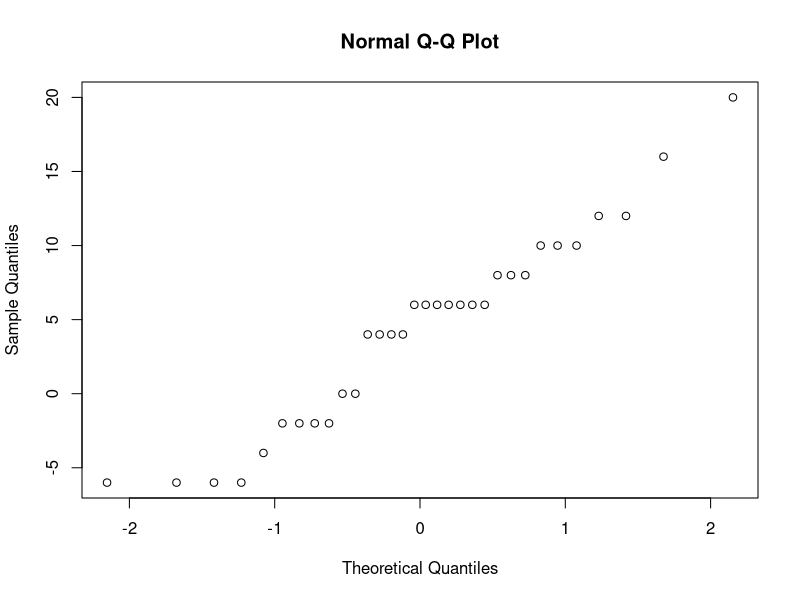
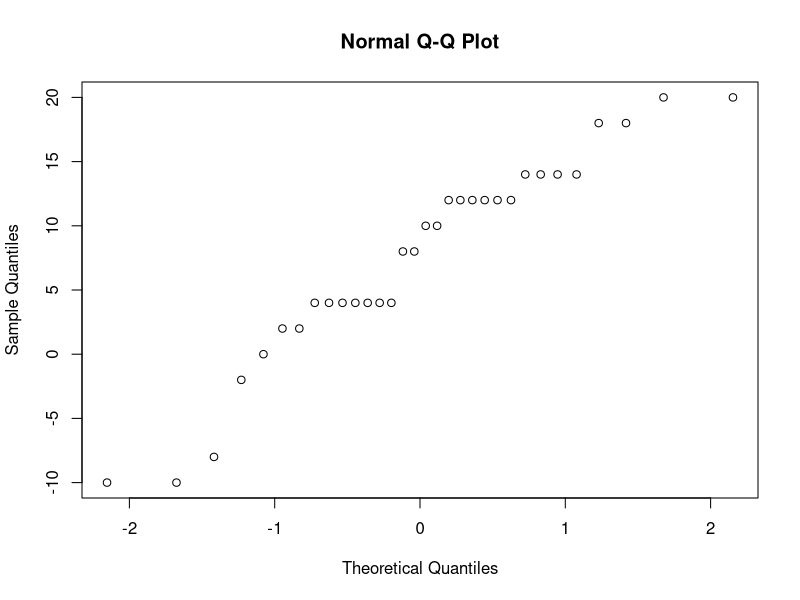
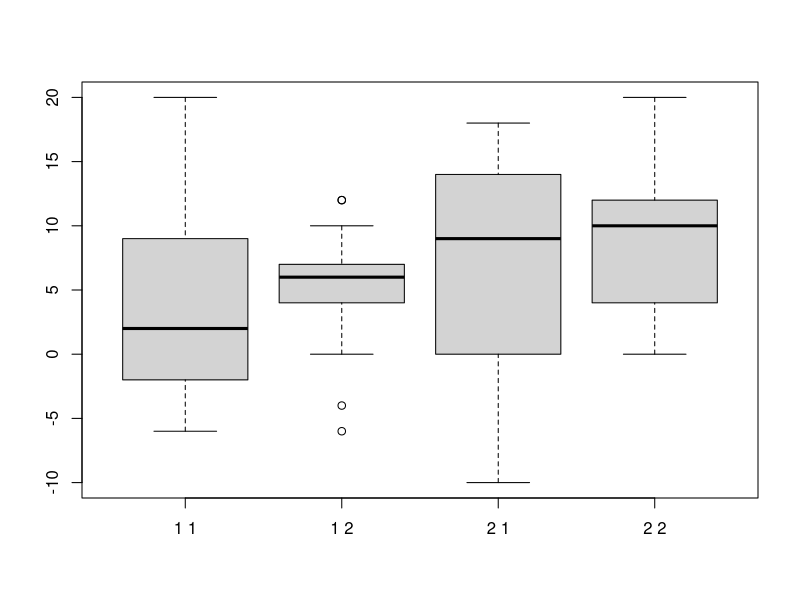
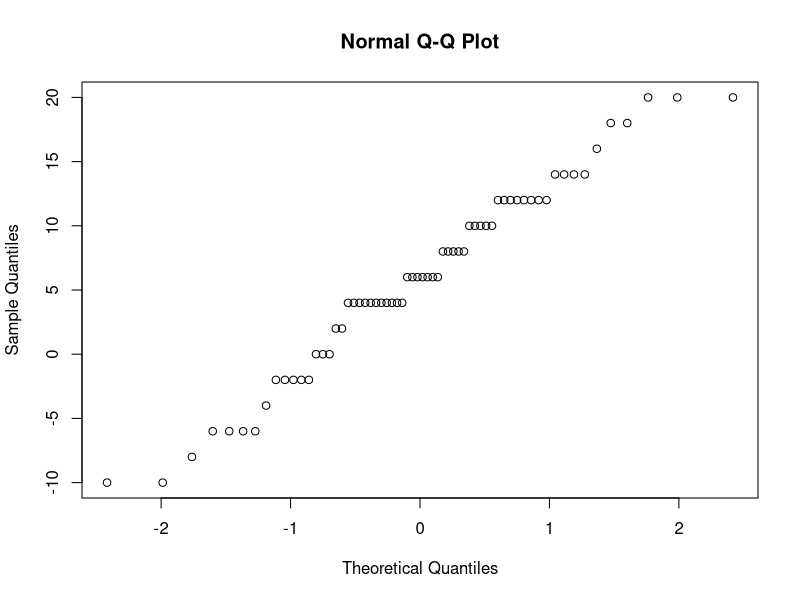

Source code (R) for these figures, in order:
## ---- chunk 1
knitr::opts_chunk$set(echo = TRUE)
## ---- chunk 2
data <- read.csv("Fall_All_Analysis.csv")
summary(data)
compositescore <- ifelse(data$Sentence == "Correct", ifelse(data$Answer == "Correct", 4, ifelse(data$Answer == "Wrong", -2, 2)), ifelse(data$Sentence == "Wrong", ifelse(data$Answer == "Correct", 2, ifelse(data$Answer == "Wrong", -4, -2)), NA))
confcompscore <- ifelse(data$Confidence == "Very", compositescore, ifelse(data$Confidence == "Semi", compositescore/2, compositescore/4))
confscore <- ifelse(data$Confidence == "Very", 2, ifelse(data$Confidence == "Semi", 1, 0)) # no answer is also 0

# compositescore[data$Group==1 & data$Session==1]
# compositescore[data$Group==2 & data$Session==1]
# compositescore[data$Group==1 & data$Session==2]
# compositescore[data$Group==2 & data$Session==2]
# 
# confcompscore[data$Group==1 & data$Session==1]
# confcompscore[data$Group==2 & data$Session==1]
# confcompscore[data$Group==1 & data$Session==2]
# confcompscore[data$Group==2 & data$Session==2]

dgdata <- read.csv("Fall_Demographics_Everything.csv")
summary(dgdata)
## ---- chunk 3
hipaaraw <- read.csv("Session2-HIPAAGroup2-FINAL_Calculations.csv")
agplraw <- read.csv("Session2-AGPLGroup2-FINAL_Calculations.csv")
answers <- data$Answer
treatsess <- data$Group==2 & data$Session==2
matchraw <- match(data$ID[treatsess & data$QType=="HIPAA" & data$QID==1], hipaaraw$QID_ID)
answers[treatsess & data$QType=="HIPAA" & data$QID==1] <- hipaaraw$QID1_AdjustedCheck[matchraw]
answers[treatsess & data$QType=="HIPAA" & data$QID==2] <- hipaaraw$QID2_AdjustedCheck[matchraw]
answers[treatsess & data$QType=="HIPAA" & data$QID==3] <- hipaaraw$QID3_AdjustedCheck[matchraw]
matchraw <- match(data$ID[treatsess & data$QType=="AGPL" & data$QID==1], agplraw$QID_ID)
answers[treatsess & data$QType=="AGPL" & data$QID==1] <- agplraw$QID1_AdjustedCheck[matchraw]
answers[treatsess & data$QType=="AGPL" & data$QID==2] <- agplraw$QID2_AdjustedCheck[matchraw]
compositescore[treatsess] <- ifelse(answers[treatsess] == "Correct", 4, ifelse(answers[treatsess] == "Wrong", -4, ifelse(answers[treatsess] == "NMI", -4, NA)))
confcompscore[treatsess] <- ifelse(data$Confidence[treatsess] == "Very", compositescore[treatsess], ifelse(data$Confidence[treatsess] == "Semi", compositescore[treatsess]/2, compositescore[treatsess]/4))

# compositescore[data$Group==1 & data$Session==1]
# compositescore[data$Group==2 & data$Session==1]
# compositescore[data$Group==1 & data$Session==2]
# compositescore[data$Group==2 & data$Session==2]
# 
# confcompscore[data$Group==1 & data$Session==1]
# confcompscore[data$Group==2 & data$Session==1]
# confcompscore[data$Group==1 & data$Session==2]
# confcompscore[data$Group==2 & data$Session==2]

## ---- chunk 4
session1totalIDCorrect <-sapply(split(compositescore[data$Session == 1], data$ID[data$Session == 1]), sum, na.rm=T)
session2totalIDCorrect <-sapply(split(compositescore[data$Session == 2], data$ID[data$Session == 2]), sum, na.rm=T)
session1totalIDTime <-sapply(split(data$Time[data$Session == 1], data$ID[data$Session == 1]), sum, na.rm=T)
session2totalIDTime <-sapply(split(data$Time[data$Session == 2], data$ID[data$Session == 2]), sum, na.rm=T)
session1totalIDConf <-sapply(split(confscore[data$Session == 1], data$ID[data$Session == 1]), sum, na.rm=T)
session2totalIDConf <-sapply(split(confscore[data$Session == 2], data$ID[data$Session == 2]), sum, na.rm=T)
session1IDGroup <-sapply(split(data$Group[data$Session == 1], data$ID[data$Session == 1]), unique)
session2IDGroup <-sapply(split(data$Group[data$Session == 2], data$ID[data$Session == 2]), unique)
## ---- chunk 5
t.test(session1totalIDCorrect[session1IDGroup == 1], session2totalIDCorrect[session2IDGroup == 1], paired=T)
t.test(session1totalIDCorrect[session1IDGroup == 1], session2totalIDCorrect[session2IDGroup == 1])
wilcox.test(session1totalIDCorrect[session1IDGroup == 1], session2totalIDCorrect[session2IDGroup == 1], paired=T)
wilcox.test(session1totalIDCorrect[session1IDGroup == 1], session2totalIDCorrect[session2IDGroup == 1])

t.test(session1totalIDCorrect[session1IDGroup == 2], session2totalIDCorrect[session2IDGroup == 2], paired=T)
t.test(session1totalIDCorrect[session1IDGroup == 2], session2totalIDCorrect[session2IDGroup == 2])
wilcox.test(session1totalIDCorrect[session1IDGroup == 2], session2totalIDCorrect[session2IDGroup == 2], paired=T)
wilcox.test(session1totalIDCorrect[session1IDGroup == 2], session2totalIDCorrect[session2IDGroup == 2])
## ---- chunk 6
dgndx <- match(names(session1IDGroup), dgdata$ID)
OSSExp <- dgdata$Open_Source_Experience[dgndx]
ProExp <- dgdata$Professional_Software_Experience[dgndx]
ModelExp <- dgdata$Model_Experience[dgndx]
CSBg <- dgdata$CS_Background[dgndx]
LawBg <- dgdata$Law_Background[dgndx]
DStructExp <- dgdata$Data_Structure_Experience[dgndx]
EnglProf <- dgdata$English_Proficiency[dgndx]
## ---- chunk 7
Group <- as.factor(session1IDGroup)
IDdata <- data.frame(Group, session1totalIDCorrect, session2totalIDCorrect, session1totalIDTime, session2totalIDTime, session1totalIDConf, session2totalIDConf, OSSExp, ProExp, ModelExp, CSBg, LawBg, DStructExp, EnglProf)
## ---- chunk 8
qqnorm(session1totalIDCorrect)
shapiro.test(session1totalIDCorrect)
qqnorm(session2totalIDCorrect)
shapiro.test(session2totalIDCorrect)
## ---- chunk 9
S1accuracyLModel <- lm(session1totalIDCorrect ~ Group + session1totalIDTime + session1totalIDConf + OSSExp + ProExp + ModelExp + CSBg + LawBg + DStructExp + EnglProf, data=IDdata)
S2accuracyLModel <- lm(session2totalIDCorrect ~ Group + session2totalIDTime + session2totalIDConf + OSSExp + ProExp + ModelExp + CSBg + LawBg + DStructExp + EnglProf, data=IDdata)
## ---- chunk 10
summary(S1accuracyLModel)
anova(S1accuracyLModel)
drop1(S1accuracyLModel, ~., test="F")
## ---- chunk 11
summary(S2accuracyLModel)
anova(S2accuracyLModel)
drop1(S2accuracyLModel, ~., test="F")
## ---- chunk 12
S1accuracyLModel <- lm(session1totalIDCorrect ~ Group + session1totalIDTime + session1totalIDConf + OSSExp + ProExp + EnglProf, data=IDdata)
S2accuracyLModel <- lm(session2totalIDCorrect ~ Group + session2totalIDTime + session2totalIDConf + OSSExp + ProExp + EnglProf, data=IDdata)
## ---- chunk 13
summary(S1accuracyLModel)
anova(S1accuracyLModel)
drop1(S1accuracyLModel, ~., test="F")
## ---- chunk 14
summary(S2accuracyLModel)
anova(S2accuracyLModel)
drop1(S2accuracyLModel, ~., test="F")
## ---- chunk 15
totalIDCorrect <- append(session1totalIDCorrect, session2totalIDCorrect)
totalIDTime <- append(session1totalIDTime, session2totalIDTime)
totalIDConf <- append(session1totalIDConf, session2totalIDConf)
IDGroup <- append(session1IDGroup, session2IDGroup)
IDSession <- append(rep(1,length(session1IDGroup)), rep(2,length(session2IDGroup)))
boxplot(split(totalIDCorrect, paste(IDSession, IDGroup)))

dgndx <- match(names(IDGroup), dgdata$ID)
OSSExp <- dgdata$Open_Source_Experience[dgndx]
ProExp <- dgdata$Professional_Software_Experience[dgndx]
ModelExp <- dgdata$Model_Experience[dgndx]
CSBg <- dgdata$CS_Background[dgndx]
LawBg <- dgdata$Law_Background[dgndx]
DStructExp <- dgdata$Data_Structure_Experience[dgndx]
EnglProf <- dgdata$English_Proficiency[dgndx]

Group <- as.factor(IDGroup)
Session <- as.factor(IDSession)
IDSessiondata <- data.frame(Session, Group, totalIDCorrect, totalIDTime, totalIDConf, OSSExp, ProExp, ModelExp, CSBg, LawBg, DStructExp, EnglProf)
## ---- chunk 16
qqnorm(totalIDCorrect)
## ---- chunk 17
accuracyLModel <- lm(totalIDCorrect ~ Session + Group + totalIDTime + totalIDConf + OSSExp + ProExp + ModelExp + CSBg + LawBg + DStructExp + EnglProf + Session:Group, data=IDSessiondata)
## ---- chunk 18
summary(accuracyLModel)
anova(accuracyLModel)
drop1(accuracyLModel, ~., test="F")
## ---- chunk 19
accuracyLModel <- lm(totalIDCorrect ~ Session + Group + totalIDTime + totalIDConf + OSSExp + ProExp + EnglProf + Session:Group, data=IDSessiondata)
## ---- chunk 20
summary(accuracyLModel)
anova(accuracyLModel)
drop1(accuracyLModel, ~., test="F")
## ---- chunk 21
accuracyLModel <- lm(totalIDCorrect ~ Session + Group + totalIDTime + totalIDConf + EnglProf + Session:Group, data=IDSessiondata)
## ---- chunk 22
summary(accuracyLModel)
anova(accuracyLModel)
drop1(accuracyLModel, ~., test="F")
## ---- chunk 23
subjectID <- as.factor(names(IDGroup))
accuracyLModel <- lm(totalIDCorrect ~ subjectID + Session + Group + totalIDTime + totalIDConf + EnglProf + Session:Group, data=IDSessiondata)
## ---- chunk 24
summary(accuracyLModel)
anova(accuracyLModel)
drop1(accuracyLModel, ~., test="F")
## ---- chunk 25
domain <- as.character(data$QType)
domain[data$QType != "HIPAA"] <- "Copyright"
dtype <- as.factor(domain)
sessfactor <- as.factor(data$Session)
grpfactor <- as.factor(data$Group)

accuracyBModel <- glm(I(compositescore > 0) ~ sessfactor + grpfactor + dtype + log(Time + 1) + Confidence + sessfactor:grpfactor + sessfactor:dtype, family=binomial(), data=data)
## ---- chunk 26
summary(accuracyBModel)
anova(accuracyBModel, test="Chisq")
drop1(accuracyBModel, ~., test="Chisq")
## ---- chunk 27
subjectID <- as.factor(data$ID)
accuracyBModel <- glm(I(compositescore > 0) ~ subjectID + sessfactor + grpfactor + dtype + log(Time + 1) + Confidence + sessfactor:grpfactor + sessfactor:dtype, family=binomial(), data=data)
## ---- chunk 28
summary(accuracyBModel)
anova(accuracyBModel, test="Chisq")
drop1(accuracyBModel, ~., test="Chisq")
## ---- chunk 29
qID <- as.factor(data$QID)
accuracyBModel <- glm(I(compositescore > 0) ~ sessfactor + grpfactor + dtype + log(Time + 1) + Confidence + sessfactor:grpfactor + sessfactor:dtype + sessfactor:dtype:qID, family=binomial(), data=data)
## ---- chunk 30
summary(accuracyBModel)
anova(accuracyBModel, test="Chisq")
drop1(accuracyBModel, ~., test="Chisq")
## ---- chunk 31
qID <- as.factor(data$QID)
accuracyBModel <- glm(I(compositescore > 0) ~ sessfactor + grpfactor + dtype + log(Time + 1) + Confidence + sessfactor:grpfactor + sessfactor:dtype + sessfactor:dtype:qID + sessfactor:grpfactor:dtype:qID, family=binomial(), data=data)
## ---- chunk 32
summary(accuracyBModel)
anova(accuracyBModel, test="Chisq")
drop1(accuracyBModel, ~., test="Chisq")
